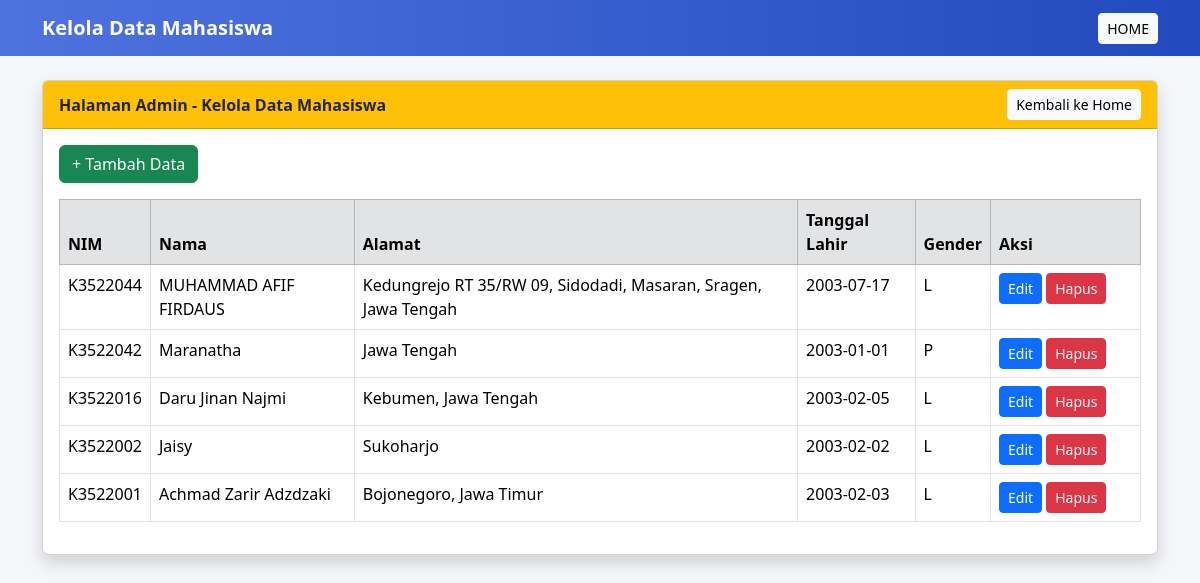
The app's page /admin.php with its own data.
### tables this page shows
CREATE TABLE `mahasiswa` (
  `nim` varchar(15) NOT NULL,
  `nama` varchar(100) NOT NULL,
  `alamat` text NOT NULL,
  `tanggal_lahir` date NOT NULL,
  `gender` enum('L','P') NOT NULL,
  `created_at` timestamp NOT NULL DEFAULT current_timestamp()
);

### functions/mahasiswa.php (called while the page is built, shortened)
<?php
require_once "config/database.php";
function getMahasiswa($search = null) {
    global $pdo;
    if ($search) {
        $stmt = $pdo->prepare("SELECT * FROM mahasiswa
                               WHERE nama LIKE ?
                               ORDER BY nim DESC");
        $stmt->execute(["%$search%"]);
    } else {
        $stmt = $pdo->query("SELECT * FROM mahasiswa ORDER BY nim DESC");
    }
    return $stmt->fetchAll(PDO::FETCH_ASSOC);
}
?>

### admin.php (the view, shortened to what this page needs)
<?php
require_once "functions/mahasiswa.php";
$data = getMahasiswa();
?>
<!DOCTYPE html>
<html>
<head>
    <link href="https://cdn.jsdelivr.net/npm/bootstrap@5.3.2/dist/css/bootstrap.min.css" rel="stylesheet">
</head>
<body style="background:#f4f6f9;">
<nav class="navbar navbar-expand-lg" style="background:linear-gradient(90deg,#4e73df,#224abe);">
    <div class="container">
        <span class="navbar-brand text-white fw-bold">Kelola Data Mahasiswa</span>
        <div>
            <a href="index.php" class="btn btn-light btn-sm">HOME</a>
        </div>
    </div>
</nav>
<div class="container mt-4">
    <div class="card shadow">
        <div class="card-header bg-warning d-flex justify-content-between align-items-center">
            <strong>Halaman Admin - Kelola Data Mahasiswa</strong>
            <a href="index.php" class="btn btn-light btn-sm">Kembali ke Home</a>
        </div>
        <div class="card-body">
            <a href="tambah.php" class="btn btn-success mb-3">
                + Tambah Data
            </a>
            <table class="table table-bordered table-hover">
                <thead class="table-secondary">
                    <tr>
                        <th>NIM</th>
                        <th>Nama</th>
                        <th>Alamat</th>
                        <th>Tanggal Lahir</th>
                        <th>Gender</th>
                        <th width="150">Aksi</th>
                    </tr>
                </thead>
                <tbody>
                <?php foreach($data as $m): ?>
                    <tr>
                        <td><?= $m['nim'] ?></td>
                        <td><?= $m['nama'] ?></td>
                        <td><?= $m['alamat'] ?></td>
                        <td><?= $m['tanggal_lahir'] ?></td>
                        <td><?= $m['gender'] ?></td>
                        <td>
                            <a href="edit.php?nim=<?= $m['nim'] ?>"
                               class="btn btn-primary btn-sm">Edit</a>
                            <a href="hapus.php?nim=<?= $m['nim'] ?>"
                               class="btn btn-danger btn-sm"
                               onclick="return confirm('Yakin ingin menghapus data ini?')">
                               Hapus
                            </a>
                        </td>
                    </tr>
                <?php endforeach; ?>
                </tbody>
            </table>
        </div>
    </div>
</div>
</body>
</html>

### records on screen
mahasiswa: nim "K3522044", nama "MUHAMMAD AFIF FIRDAUS", alamat "Kedungrejo RT 35/RW 09, Sidodadi, Masaran, Sragen, Jawa Tengah", tanggal_lahir "2003-07-17", gender "L"
mahasiswa: nim "K3522042", nama "Maranatha", alamat "Jawa Tengah", tanggal_lahir "2003-01-01", gender "P"
mahasiswa: nim "K3522016", nama "Daru Jinan Najmi", alamat "Kebumen, Jawa Tengah", tanggal_lahir "2003-02-05", gender "L"
mahasiswa: nim "K3522002", nama "Jaisy", alamat "Sukoharjo", tanggal_lahir "2003-02-02", gender "L"
mahasiswa: nim "K3522001", nama "Achmad Zarir Adzdzaki", alamat "Bojonegoro, Jawa Timur", tanggal_lahir "2003-02-03", gender "L"
